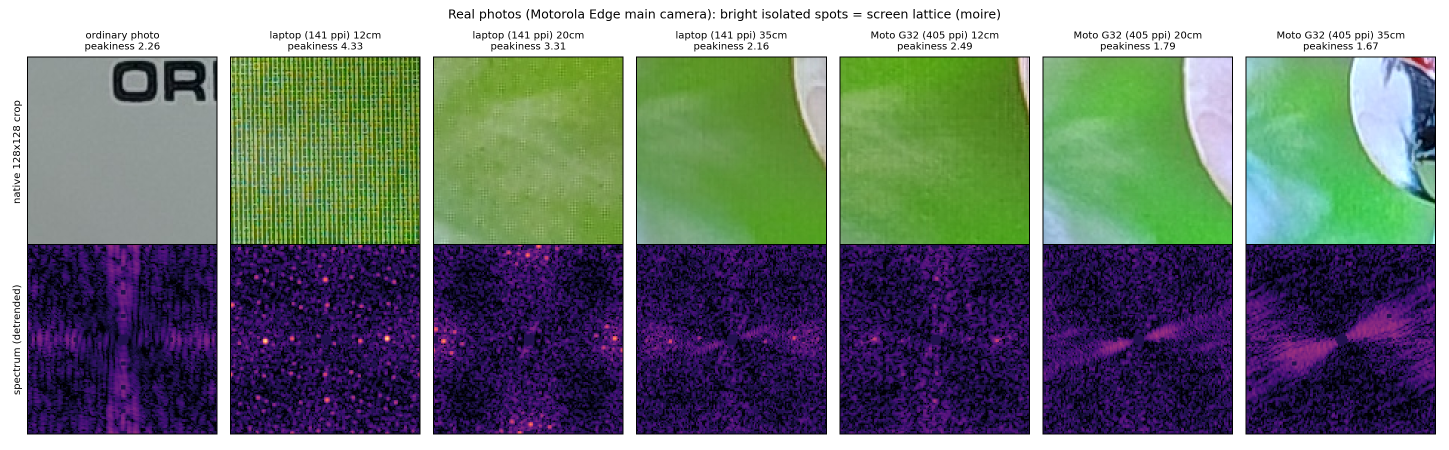
#> input picture figs/real_examples.png, 2897 x 900 px (shown at 1/2 size)
$ python -i score_real.py   (imports and definitions only)
#> lines starting #> are read from the running program, lines starting #| are printed output that depends on the picture
#> further down, picture is the input picture: shape (900, 2897, 3); mean B, G, R 120.9, 122.2, 113.9
"""Score REAL photos with the FROZEN detector (trained on simulated data only). Nothing is retuned to fit the photos.

Folder layout (data/real/):
    screen_laptop_12cm/A_1.jpg ...      photos of a screen: screen_<laptop|monitor|phone>_<distance>cm[_fullres]
    direct_none/scene1.jpg ...          ordinary photos, no screen
(or, alternatively, a data/real/meta.csv with columns file,kind,screen,distance_cm,phone_model,notes)

Photos are never resized (resizing is another sampling step and would destroy the moire). EXIF orientation is applied.
For screen photos only the displayed PICTURE region is used (found automatically, boxes checked by eye in figs/real_roi_check.png,
manual overrides possible in data/real/roi_overrides.csv: file,y0,y1,x0,x1 in full-resolution pixels). 128x128 crops are taken
inside that region at native resolution.

    python score_real.py [--dir data/real] [--n-crops 8]
Outputs: cache/real_results.csv, figs/real_scores.png, figs/real_roi_check.png, figs/real_examples.png
"""
import argparse
import csv
import json
import re
import sys
from pathlib import Path

import numpy as np
from PIL import Image, ImageOps, ImageDraw
from scipy import ndimage as ndi

import config as C
from core import theory
from core.features import features_all, F_PEAK, F_CPEAK, F_TL, F_TP
from core.stats import predict_proba

# [1 line that did not run here, left out]
N = C.OUT
FOLDER_RE = re.compile(r"^(screen|direct)_([a-z]+)(?:_(\d+)cm)?(_fullres)?$")


# [4 lines left out: function load_detector, not called in this run]


# ---------------------------------------------------------------- region of interest
def _roi_at_threshold(L, dark_thr, s, shape):
    dark = ndi.binary_opening(L < dark_thr, iterations=1)
    lab, n = ndi.label(dark)
    cand = None
    if n:
        sizes = ndi.sum(dark, lab, range(1, n + 1))
        big = lab == (int(np.argmax(sizes)) + 1)
        holes = ndi.binary_fill_holes(big) & ~big
        holes = ndi.binary_opening(holes, structure=np.ones((3, 3)), iterations=3)      # drop thin structures (task bar, icons)
        if holes.sum() > 0.003 * holes.size:
            cand = holes
    if cand is None:
        cand = ndi.binary_opening((L > 0.15) & ~dark, structure=np.ones((3, 3)), iterations=3)
    lab2, n2 = ndi.label(cand)
    if n2 == 0:
        return None
    sizes = ndi.sum(cand, lab2, range(1, n2 + 1))
    ys, xs = np.where(lab2 == (int(np.argmax(sizes)) + 1))
    return ys.min() * s, (ys.max() + 1) * s, xs.min() * s, (xs.max() + 1) * s


def find_picture_roi(arr, shrink=0.12):
    """Box (y0, y1, x0, x1), full-resolution pixels, around the picture displayed on a screen.
    Idea: the screen/bezel is the largest dark region; the picture is the bright 'hole' enclosed by it. Several darkness
    thresholds are tried (screens are not equally black in every photo). A box is rejected if it is mostly red cloth
    (the bedsheet in the phone photos) or too small. Returns None if nothing plausible is found (then use roi_overrides.csv)."""
#> called with shrink = 0.12
    H, W = arr.shape[:2]
#> H = 900; W = 2897
    s = 16
    small = arr[:H // s * s, :W // s * s].reshape(H // s, s, W // s, s, 3).mean((1, 3))
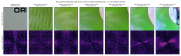
#> small: shape (56, 181, 3) float64; mean B, G, R 120.3, 121.6, 113.2
    L = small @ np.array([0.299, 0.587, 0.114])
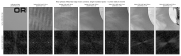
#> L: shape (56, 181) float64; min 8.49, max 255, mean 120.2
    for thr in (0.10, 0.14, 0.18, 0.24):
        box = _roi_at_threshold(L, thr, s, (H, W))
        if box is None:
            continue
        y0, y1, x0, x1 = box
        if (y1 - y0) < 4 * N or (x1 - x0) < 4 * N or (y1 - y0) > 0.85 * H:
            continue
        inner = arr[y0:y1, x0:x1].reshape(-1, 3)
        redness = 2 * inner[:, 0].mean() / (inner[:, 1].mean() + inner[:, 2].mean() + 1e-6)
        if redness > 1.9:                       # red bedsheet, not the displayed picture
            continue
        dy, dx = int((y1 - y0) * shrink), int((x1 - x0) * shrink)
        return y0 + dy, y1 - dy, x0 + dx, x1 - dx
    return None


# [7 lines left out: function crops_in, not called in this run]


def central_box(arr, frac=0.6):
    H, W = arr.shape[:2]
    return int(H * (1 - frac) / 2), int(H * (1 + frac) / 2), int(W * (1 - frac) / 2), int(W * (1 + frac) / 2)


# [163 lines left out: functions read_overrides, tree_rows, score_rows, score_folder, roi_check_figure, examples_figure and 1 more, not called in this run]


# [2 lines not run here, left out]

>>> import cv2
>>> picture = cv2.imread('figs/real_examples.png')
>>> result = find_picture_roi(picture)
